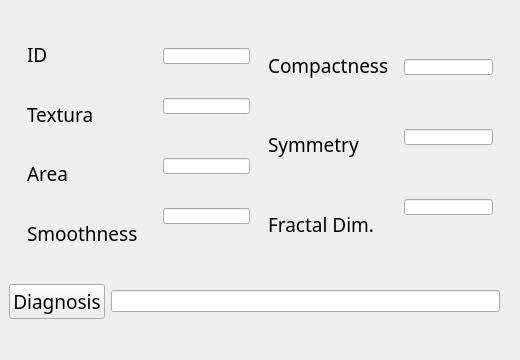
       <widget class="QWidget" name="page_6">
        <widget class="QWidget" name="widget_4" native="true">
         <property name="geometry">
          <rect>
           <x>0</x>
           <y>10</y>
           <width>511</width>
           <height>341</height>
          </rect>
         </property>
         <widget class="QWidget" name="widget_34" native="true">
          <property name="geometry">
           <rect>
            <x>9</x>
            <y>9</y>
            <width>493</width>
            <height>251</height>
           </rect>
          </property>
          <widget class="QWidget" name="widget_35" native="true">
           <property name="geometry">
            <rect>
             <x>9</x>
             <y>-1</y>
             <width>241</width>
             <height>251</height>
            </rect>
           </property>
           <layout class="QHBoxLayout" name="horizontalLayout_13">
            <item>
             <widget class="QWidget" name="widget_38" native="true">
              <layout class="QVBoxLayout" name="verticalLayout">
               <item>
                <widget class="QLabel" name="label_5">
                 <property name="font">
                  <font>
                   <family>Bodoni MT</family>
                   <pointsize>14</pointsize>
                  </font>
                 </property>
                 <property name="text">
                  <string>ID</string>
                 </property>
                </widget>
               </item>
               <item>
                <widget class="QLabel" name="label_16">
                 <property name="font">
                  <font>
                   <family>Bodoni MT</family>
                   <pointsize>14</pointsize>
                  </font>
                 </property>
                 <property name="text">
                  <string>Textura</string>
                 </property>
                </widget>
               </item>
               <item>
                <widget class="QLabel" name="label_18">
                 <property name="font">
                  <font>
                   <family>Bodoni MT</family>
                   <pointsize>14</pointsize>
                  </font>
                 </property>
                 <property name="text">
                  <string>Area</string>
                 </property>
                </widget>
               </item>
               <item>
                <widget class="QLabel" name="label_19">
                 <property name="font">
                  <font>
                   <family>Bodoni MT</family>
                   <pointsize>14</pointsize>
                  </font>
                 </property>
                 <property name="text">
                  <string>Smoothness</string>
                 </property>
                </widget>
               </item>
              </layout>
             </widget>
            </item>
            <item>
             <widget class="QWidget" name="widget_39" native="true">
              <widget class="QLineEdit" name="ID_line">
               <property name="geometry">
                <rect>
                 <x>10</x>
                 <y>30</y>
                 <width>87</width>
                 <height>16</height>
                </rect>
               </property>
              </widget>
              <widget class="QLineEdit" name="textura_line">
               <property name="geometry">
                <rect>
                 <x>10</x>
                 <y>80</y>
                 <width>87</width>
                 <height>16</height>
                </rect>
               </property>
              </widget>
              <widget class="QLineEdit" name="Smoothness_line">
               <property name="geometry">
                <rect>
                 <x>10</x>
                 <y>190</y>
                 <width>87</width>
                 <height>16</height>
                </rect>
               </property>
              </widget>
              <widget class="QLineEdit" name="area_line">
               <property name="geometry">
                <rect>
                 <x>10</x>
                 <y>140</y>
                 <width>87</width>
                 <height>16</height>
                </rect>
               </property>
              </widget>
             </widget>
            </item>
           </layout>
          </widget>
          <widget class="QWidget" name="widget_40" native="true">
           <property name="geometry">
            <rect>
             <x>250</x>
             <y>0</y>
             <width>241</width>
             <height>251</height>
            </rect>
           </property>
           <layout class="QHBoxLayout" name="horizontalLayout_14">
            <item>
             <widget class="QWidget" name="widget_41" native="true">
              <layout class="QVBoxLayout" name="verticalLayout_8">
               <item>
                <widget class="QLabel" name="label_21">
                 <property name="font">
                  <font>
                   <family>Bodoni MT</family>
                   <pointsize>14</pointsize>
                  </font>
                 </property>
                 <property name="text">
                  <string>Compactness</string>
                 </property>
                </widget>
               </item>
               <item>
                <widget class="QLabel" name="label_24">
                 <property name="font">
                  <font>
                   <family>Bodoni MT</family>
                   <pointsize>14</pointsize>
                  </font>
                 </property>
                 <property name="text">
                  <string>Symmetry</string>
                 </property>
                </widget>
               </item>
               <item>
                <widget class="QLabel" name="label_25">
                 <property name="font">
                  <font>
                   <family>Bodoni MT</family>
                   <pointsize>14</pointsize>
                  </font>
                 </property>
                 <property name="text">
                  <string>Fractal Dim.</string>
                 </property>
                </widget>
               </item>
              </layout>
             </widget>
            </item>
            <item>
             <widget class="QWidget" name="widget_42" native="true">
              <widget class="QLineEdit" name="sym_line">
               <property name="geometry">
                <rect>
                 <x>0</x>
                 <y>110</y>
                 <width>89</width>
                 <height>16</height>
                </rect>
               </property>
              </widget>
              <widget class="QLineEdit" name="fractal_line">
               <property name="geometry">
                <rect>
                 <x>0</x>
                 <y>180</y>
                 <width>89</width>
                 <height>16</height>
                </rect>
               </property>
              </widget>
              <widget class="QLineEdit" name="Comp_line">
               <property name="geometry">
                <rect>
                 <x>0</x>
                 <y>40</y>
                 <width>89</width>
                 <height>16</height>
                </rect>
               </property>
              </widget>
             </widget>
            </item>
           </layout>
          </widget>
         </widget>
         <widget class="QWidget" name="widget_37" native="true">
          <property name="geometry">
           <rect>
            <x>9</x>
            <y>251</y>
            <width>491</width>
            <height>81</height>
           </rect>
          </property>
          <layout class="QGridLayout" name="gridLayout_4">
           <item row="0" column="0">
            <widget class="QPushButton" name="Diagnosis_button">
             <property name="font">
              <font>
               <family>Bodoni MT</family>
               <pointsize>14</pointsize>
              </font>
             </property>
             <property name="text">
              <string>Diagnosis</string>
             </property>
             <property name="icon">
              <iconset resource="resources.qrc">
               <normaloff>:/purple_icons/assets/purple/clipboard.svg</normaloff>:/purple_icons/assets/purple/clipboard.svg</iconset>
             </property>
            </widget>
           </item>
           <item row="0" column="1">
            <widget class="QLineEdit" name="DiagnosisLineEdit"/>
           </item>
          </layout>
         </widget>
        </widget>
       </widget>
